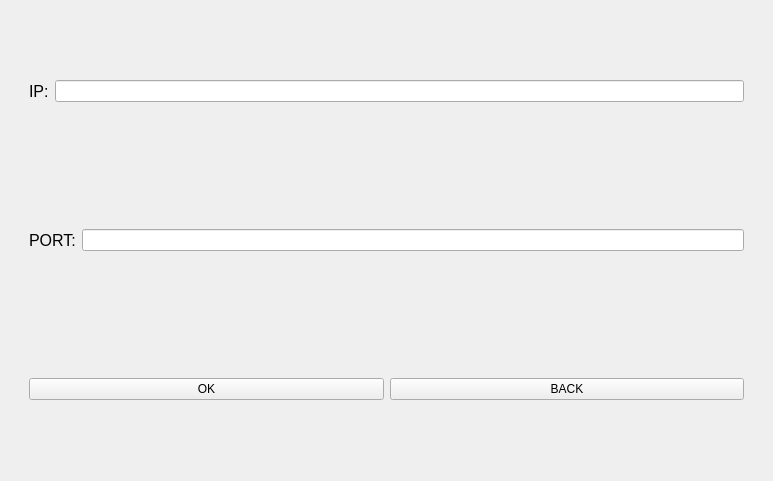
<?xml version="1.0" encoding="UTF-8"?>
<ui version="4.0">
 <class>ClientWait</class>
 <widget class="QWidget" name="ClientWait">
  <property name="geometry">
   <rect>
    <x>0</x>
    <y>0</y>
    <width>773</width>
    <height>481</height>
   </rect>
  </property>
  <property name="windowTitle">
   <string>Form</string>
  </property>
  <layout class="QHBoxLayout" name="horizontalLayout_3">
   <item>
    <widget class="QWidget" name="widget" native="true">
     <layout class="QVBoxLayout" name="verticalLayout">
      <item>
       <widget class="QWidget" name="widget_2" native="true">
        <layout class="QHBoxLayout" name="horizontalLayout">
         <item>
          <widget class="QLabel" name="ipLabel">
           <property name="font">
            <font>
             <pointsize>12</pointsize>
            </font>
           </property>
           <property name="text">
            <string>IP:</string>
           </property>
          </widget>
         </item>
         <item>
          <widget class="QLineEdit" name="ipInput"/>
         </item>
        </layout>
       </widget>
      </item>
      <item>
       <widget class="QWidget" name="widget_3" native="true">
        <layout class="QHBoxLayout" name="horizontalLayout_2">
         <item>
          <widget class="QLabel" name="portLabel">
           <property name="font">
            <font>
             <pointsize>12</pointsize>
            </font>
           </property>
           <property name="text">
            <string>PORT:</string>
           </property>
          </widget>
         </item>
         <item>
          <widget class="QLineEdit" name="portInput"/>
         </item>
        </layout>
       </widget>
      </item>
      <item>
       <widget class="QWidget" name="widget_4" native="true">
        <layout class="QHBoxLayout" name="horizontalLayout_4">
         <item>
          <widget class="QPushButton" name="okButton">
           <property name="text">
            <string>OK</string>
           </property>
          </widget>
         </item>
         <item>
          <widget class="QPushButton" name="backButton">
           <property name="text">
            <string>BACK</string>
           </property>
          </widget>
         </item>
        </layout>
       </widget>
      </item>
     </layout>
    </widget>
   </item>
  </layout>
 </widget>
 <resources/>
 <connections/>
</ui>
